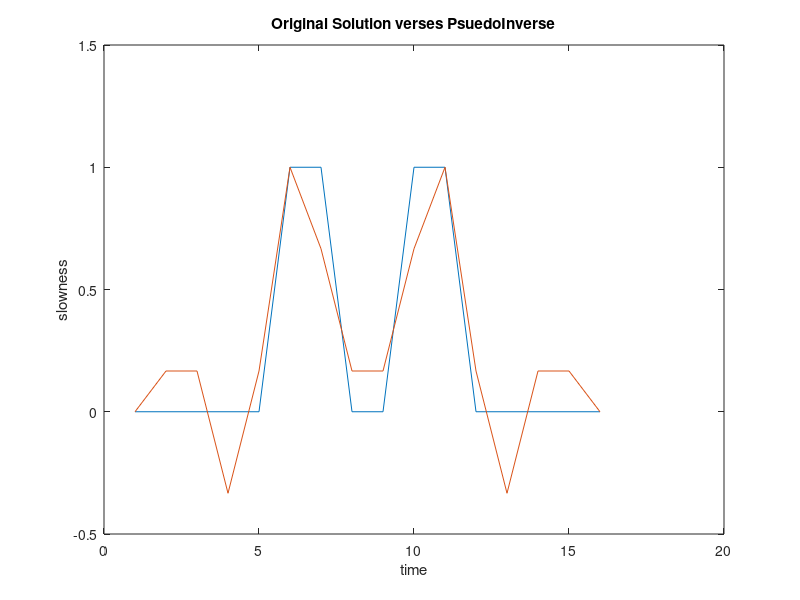

Write MATLAB code to recreate this figure.
% setting up G mat
sq2 = sqrt(2);
G = [ 1 1 1 1 0 0 0 0 0 0 0 0 0 0 0 0; 0 0 0 0 1 1 1 1 0 0 0 0 0 0 0 0; ...
      0 0 0 0 0 0 0 0 1 1 1 1 0 0 0 0; 0 0 0 0 0 0 0 0 0 0 0 0 1 1 1 1; ...
      1 0 0 0 1 0 0 0 1 0 0 0 1 0 0 0; 0 1 0 0 0 1 0 0 0 1 0 0 0 1 0 0; ...
      0 0 1 0 0 0 1 0 0 0 1 0 0 0 1 0; 0 0 0 1 0 0 0 1 0 0 0 1 0 0 0 1; ...
      sq2 0 0 0 0 0 0 0 0 0 0 0 0 0 0 0; sq2 0 0 0 0 sq2 0 0 0 0 sq2 0 0 ...
      0 0 sq2 ];
  
[U,S,V] = svd(G);
sings = diag(S);
sinv = arrayfun( @(x) pinv(x), sings );
Sp = diag(sinv);
% G tilde
Gt = V(:,1:9) * Sp(1:9,1:9) * U(:,1:9)';

% model res Gt * G
Rm = Gt * G;

% data res 
Rd = G * Gt;

% noiseless spike test
nst = zeros(16,1);
% unity slowness and no noise
nst([6,7,10,11]) = 1;

% generate time
t2 = G*nst;

% resolve for time
sol = Gt * t2;

figure
    plot((1:length(nst)), nst);
    hold on 
    plot((1:length(sol)), sol);
    title('Original Solution verses PsuedoInverse');
    xlabel('time');
    ylabel('slowness');

% plot model and data res
% imagesc( Rm );
% ploting model nullspace
% imagesc( reshape( V(:,10) , [4,4] ) );
% imagesc( reshape( V(:,11) , [4,4] ) );
% imagesc( reshape( V(:,12) , [4,4] ) );
% imagesc( reshape( V(:,13) , [4,4] ) );
% imagesc( reshape( V(:,14) , [4,4] ) );
% imagesc( reshape( V(:,15) , [4,4] ) );
% imagesc( reshape( V(:,16) , [4,4] ) );

% ploting model rowspace
% imagesc( reshape( V(:,1) , [4,4] ) );
% imagesc( reshape( V(:,2) , [4,4] ) );
% imagesc( reshape( V(:,3) , [4,4] ) );
% imagesc( reshape( V(:,4) , [4,4] ) );
% imagesc( reshape( V(:,5) , [4,4] ) );
% imagesc( reshape( V(:,6) , [4,4] ) );
% imagesc( reshape( V(:,7) , [4,4] ) );
% imagesc( reshape( V(:,8) , [4,4] ) );
% imagesc( reshape( V(:,9) , [4,4] ) );